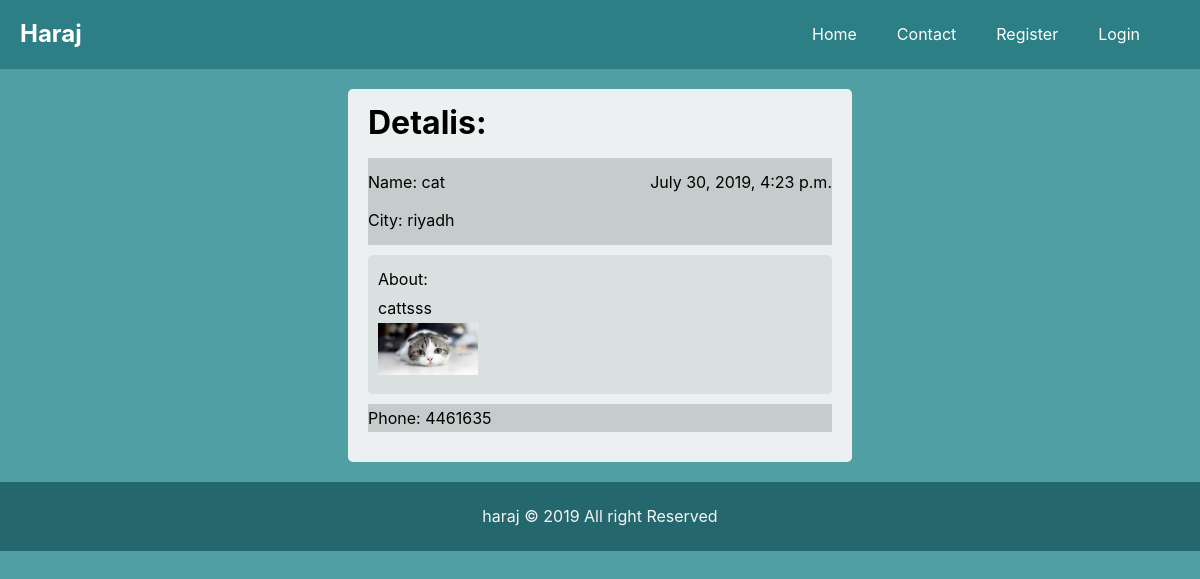
/detalis/12/, run on the app's committed database.
### haraj_app/models.py (models this page shows)
class Add(models.Model):
    name = models.CharField(max_length=20)
    body = models.TextField()
    date = models.DateTimeField(default=timezone.now)
    picture = models.ImageField(upload_to='haraj_pics', blank = True)
    Phone_number = models.CharField(max_length=10)
    city = models.CharField(max_length=10)

### haraj_app/views.py (the view)
# urls.py: path('detalis/', views.detalis,name='detalis'),
def detalis(request,pk):
    ad = get_object_or_404(Add, pk=pk)
    data = {
        'ad' : ad
    }
    return render(request, 'detalis.html' , data)

### template/detalis.html (shortened to what this page needs)
{% extends 'base.html' %}
{% block body %}
<div class="container">
    <div class="main">
        <h1><strong> Detalis:</strong></h1>
        <div id="top">
            <p id="name"> Name: {{ad.name}}             <p id="date1">{{ad.date}}</p>
        </p>
        <br>
            <p id='city'>City: {{ad.city}}</p>
        </div>
        <p id="about">About: <br>
             {{ad.body}} <br>
             <img src="{{ad.picture.url}}" alt="Cover Image" width="100px">
        </p>
        <p id="phone"> Phone: {{ad.Phone_number}}</p>
    </div>
</div>
{% endblock %}

### static/style.css (style rules this page uses)
* { padding: 0; margin: 0; box-sizing: border-box; }
body { line-height: 1.8rem; background-color: rgb(80, 159, 165); font-family: -apple-system, BlinkMacSystemFont, 'Segoe UI', Roboto, Oxygen, Ubuntu, Cantarell, 'Open Sans', 'Helvetica Neue', sans-serif; }
h1,h2,h3 { padding-bottom: 20px; }
p { margin: 10px 0; }
.container { margin: 10px auto; width: 60%; height: 60%; }
.main { width: 70%; height: 70%; margin: 20px auto!important; padding:20px; background-color: #f4f4f4f4; border-radius: 5px ; }
#top { background-color: rgb(197, 204, 204); overflow: hidden; }
#about { background-color: rgb(217, 224, 224); border-radius: 5px; padding: 10px; }
#phone { background-color: rgb(197, 204, 204); }
#date1 { float: right; }
#name { float: left; }

### data on the page
Add: name "cat", date "July 30, 2019, 4:23 p.m.", city "riyadh", body "cattsss", picture (picture), Phone_number "4461635"
